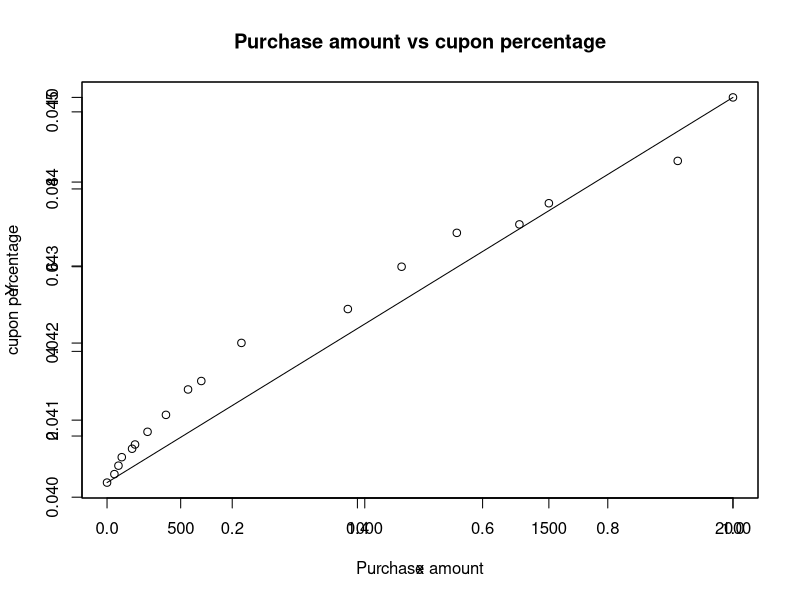

Reproduce this figure in R.
x<-c(300,320,331,340,368,376,410,460,520,556,665,954,1100,1250,1420,1500,1850,2000)
y<-c(0.9,1.1,1.3,1.5,1.7,1.8,2.1,2.5,3.1,3.3,4.2,5,6,6.8,7,7.5,8.5,10)
n<-(length(x))
xi<-sum(x)
yi<-sum(y)
a1<-sum(x^2)
b1<-sum(y^2)
p<-sum(x*y)
b<-((n*p)-(xi*yi))/((n*a1)-(xi*xi))
b
a<-(yi-(b*xi))/n
a
Y=function(X)((b*X)+a)
Y
plot(Y)
par(new=TRUE)
plot(x,y,xlab="Purchase amount",ylab="cupon percentage",main="Purchase amount vs cupon percentage")

x<-c(83,75,69,45,48,23,68,99,23,55,68,74,25,67,54,47,33,77,76,91,95,83,50,45,41,59,79,100,63,60,70,63,67,34,42)
x
n<-length(x)
z<-sqrt(n)*((mean(x)-73.56)/15)
z
p<-2*(pnorm(z))
p
if(p<0.05){
print("rejected");
}else{
print("accepted");
}
